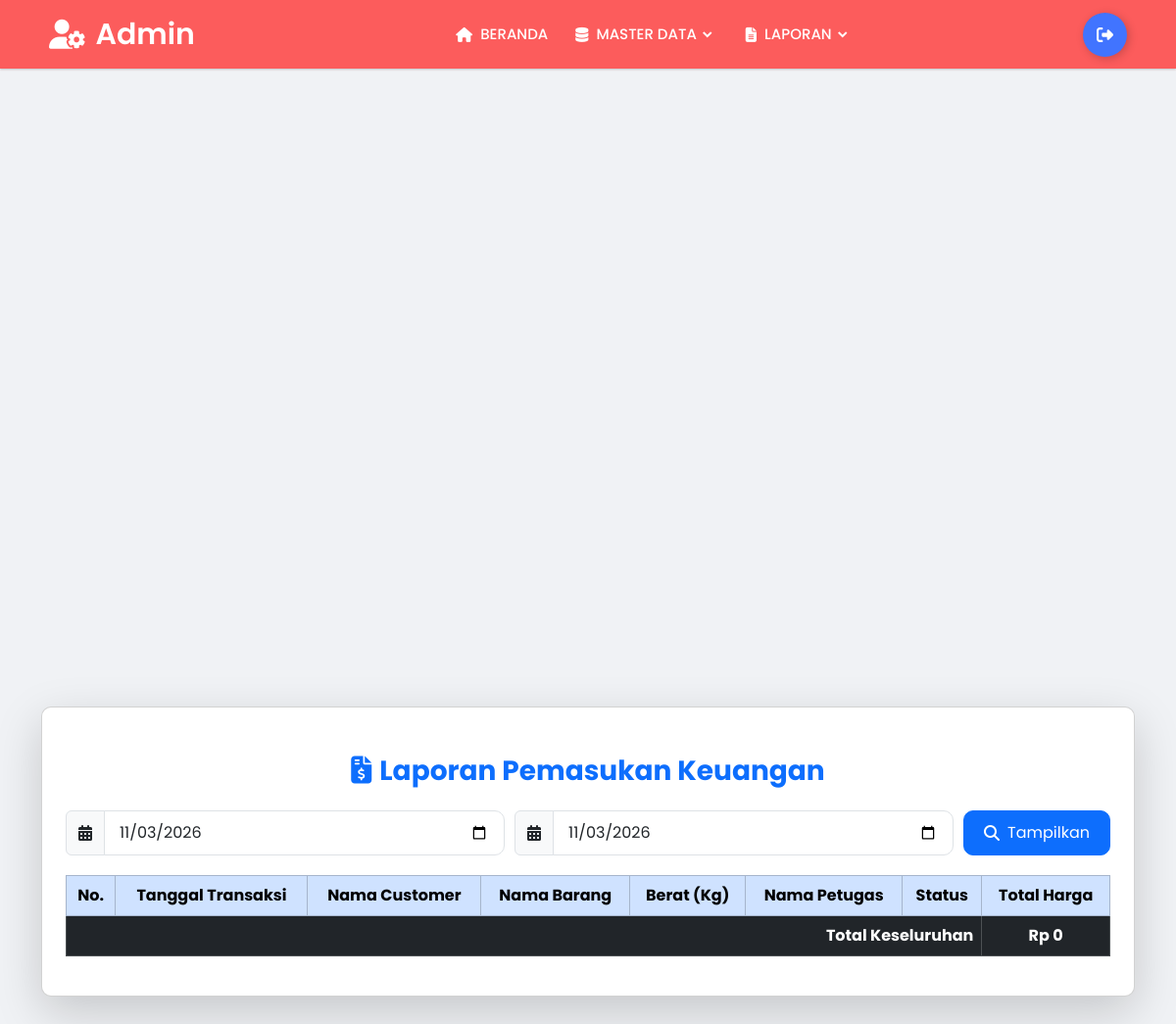
The page /admin/laporan/laporan_pemasukan_keuangan.php (signed in) on the database as committed earlier.
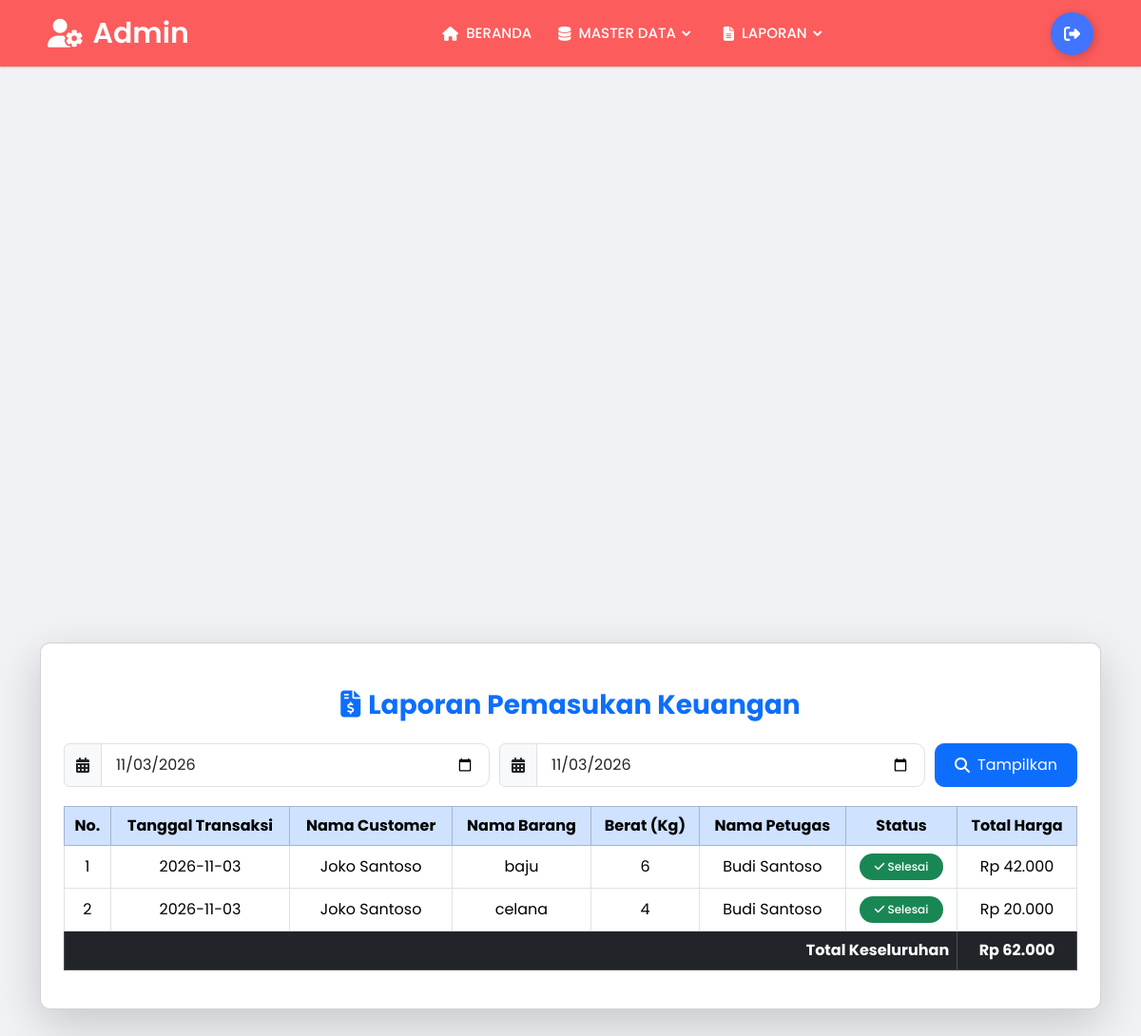
The same page on the database as committed later.
### tables this page shows
CREATE TABLE `detail_transaksi` (
  `id_detail_transaksi` int(11) NOT NULL,
  `berat` float NOT NULL,
  `total_harga` int(11) NOT NULL,
  `id_transaksi` int(11) NOT NULL,
  `id_jenis_cucian` int(11) DEFAULT NULL
);

CREATE TABLE `transaksi` (
  `id_transaksi` int(11) NOT NULL,
  `tgl_transaksi` date NOT NULL,
  `waktu_transaksi` time NOT NULL,
  `status` varchar(50) NOT NULL,
  `status_transaksi` int(11) NOT NULL,
  `id_customer` int(11) NOT NULL,
  `id_petugas` int(11) NOT NULL
);

CREATE TABLE `customer` (
  `id_customer` int(11) NOT NULL,
  `nama_customer` varchar(100) NOT NULL,
  `no_telp` varchar(15) NOT NULL
);

CREATE TABLE `jenis_cucian` (
  `id_jenis_cucian` int(11) NOT NULL,
  `nama_jenis_cucian` varchar(50) NOT NULL,
  `harga` int(11) NOT NULL
);

CREATE TABLE `petugas` (
  `id_petugas` int(11) NOT NULL,
  `nama_petugas` varchar(50) NOT NULL,
  `no_telp` varchar(15) NOT NULL,
  `alamat` text NOT NULL,
  `email` varchar(100) NOT NULL
);

### admin/laporan/laporan_pemasukan_keuangan.php (the view, shortened to what this page needs)
<?php
    include "../include/koneksi.php";
    include "../include/header.php";
    if ($_SESSION['level'] == "admin") {
        include "../include/navbar_admin.php";
        $tgl_awal = date('Y-m-d');
        $tgl_akhir = date('Y-m-d');
?>
<link rel="stylesheet" href="https://cdnjs.cloudflare.com/ajax/libs/font-awesome/6.4.0/css/all.min.css" />
<div class="container mt-5">
    <div class="card shadow-lg p-4">
        <h3 class="text-center text-primary mt-4 mb-4">
            <i class="fa-solid fa-file-invoice-dollar me-2"></i>Laporan Pemasukan Keuangan
        </h3>
        <form action="laporan_pemasukan_keuangan.php" method="GET" class="form-inline">
            <div class="input-group">
                <span class="input-group-text"><i class="fa-solid fa-calendar-alt"></i></span>
                <input type="date" name="tgl_awal" class="form-control" value="<?= $tgl_awal ?>" required>
            </div>
            <div class="input-group">
                <span class="input-group-text"><i class="fa-solid fa-calendar-alt"></i></span>
                <input type="date" name="tgl_akhir" class="form-control" value="<?= $tgl_akhir ?>" required>
            </div>
            <button type="submit" class="btn btn-primary d-flex align-items-center">
                <i class="fa-solid fa-search me-2"></i> Tampilkan
            </button>
        </form>
        <?php
            $sql = "SELECT * FROM detail_transaksi dt
                    INNER JOIN jenis_cucian jc ON dt.id_jenis_cucian = jc.id_jenis_cucian
                    INNER JOIN transaksi tr ON dt.id_transaksi = tr.id_transaksi
                    INNER JOIN customer cs ON tr.id_customer = cs.id_customer
                    INNER JOIN petugas p ON tr.id_petugas = p.id_petugas
                    WHERE tr.status = 'Selesai' AND tgl_transaksi >= '$tgl_awal' AND tgl_transaksi <= '$tgl_akhir'
                    ORDER BY tr.tgl_transaksi DESC";
            $sql_eksekusi = mysqli_query($koneksi, $sql);
        ?>
        <div class="table-responsive">
            <table class="table table-hover table-bordered text-center">
                <thead class="table-primary">
                    <tr>
                        <th>No.</th>
                        <th>Tanggal Transaksi</th>
                        <th>Nama Customer</th>
                        <th>Nama Barang</th>
                        <th>Berat (Kg)</th>
                        <th>Nama Petugas</th>
                        <th>Status</th>
                        <th>Total Harga</th>
                    </tr>
                </thead>
                <tbody>
                    <?php
                        $no = 1;
                        $total_keseluruhan = 0;
                        while ($data = mysqli_fetch_array($sql_eksekusi)) {
                            $total_keseluruhan += $data['total_harga'];
                    ?>
                    <tr>
                        <td><?= $no++; ?></td>
                        <td><?= date('Y-m-d', strtotime($data['tgl_transaksi'])); ?></td>
                        <td><?= $data['nama_customer']; ?></td>
                        <td><?= $data['nama_jenis_cucian']; ?></td>
                        <td><?= $data['berat']; ?></td>
                        <td><?= $data['nama_petugas']; ?></td>
                        <td>
                            <span class="badge bg-success">
                                <i class="fa-solid fa-check"></i> <?= $data['status']; ?>
                            </span>
                        </td>
                        <td class="text-center">Rp <?= number_format($data['total_harga'], 0, ',', '.'); ?></td>
                    </tr>
                    <?php } ?>
                    <tr class="table-dark">
                        <td colspan="7" class="text-end"><strong>Total Keseluruhan</strong></td>
                        <td class="text-center"><strong>Rp <?= number_format($total_keseluruhan, 0, ',', '.'); ?></strong></td>
                    </tr>
                </tbody>
            </table>
        </div>
    </div>
</div>
<?php
        include "../include/footer.php";
    } else {
        header("Location: ../index.php");
        exit();
    }
?>

### admin/include/header.php (shortened to what this page needs)
<!DOCTYPE html>
<html lang="en">
<head>
    <link rel="stylesheet" href="https://cdn.jsdelivr.net/npm/bootstrap@5.3.3/dist/css/bootstrap.min.css">
    <link rel="stylesheet" href="https://cdn.jsdelivr.net/npm/bootstrap-icons@1.11.3/font/bootstrap-icons.min.css">
    <link rel="stylesheet" href="https://cdnjs.cloudflare.com/ajax/libs/font-awesome/6.5.1/css/all.min.css">
    <link href="https://unpkg.com/boxicons@2.0.7/css/boxicons.min.css" rel="stylesheet"/>
</head>
<body>

### admin/include/navbar_admin.php (shortened to what this page needs)
<!DOCTYPE html>
<html lang="en" dir="ltr">
  <head>
    <link rel="stylesheet" href="style.css">
    <link href='https://unpkg.com/boxicons@2.0.7/css/boxicons.min.css' rel='stylesheet'>
    <link href="https://cdnjs.cloudflare.com/ajax/libs/font-awesome/6.0.0-beta3/css/all.min.css" rel="stylesheet">
   </head>
<body>
  <nav>
    <div class="navbar">
      <div class="logo"><a href="#"><i class="fas fa-user-cog"></i> Admin</a></div>
      <div class="nav-links">
        <ul class="links">
        <li><a href="<?= BASE_URL; ?>admin/beranda/index_admin.php"><i class="fas fa-home"></i> BERANDA</a></li>
          <li>
            <a href="#"><i class="fas fa-database"></i> MASTER DATA</a>
            <i class='bx bxs-chevron-down htmlcss-arrow arrow  '></i>
              </li>
            </ul>
          <li>
            <a href="#"><i class="fas fa-file-alt"></i> LAPORAN</a>
            <i class='bx bxs-chevron-down js-arrow arrow '></i>
          </li>
      </div>
      <div class="logout">
        <a href="<?= BASE_URL; ?>admin/logout.php" class="Btn">
          <div class="sign">
          </div>
        </a>
      </div>
    </div>
  </nav>
</body>
</html>

### admin/include/footer.php (shortened to what this page needs)
</body>
</html>

### admin/asset/css/style.css (style rules this page uses)
* { margin: 0; padding: 0; box-sizing: border-box; font-family: "poppins", sans-serif; }
body { display: flex; justify-content: center; align-items: center; min-height: 200vh; background: url(img.jpg) no-repeat; background-size: cover; background-position: center; }

### admin/include/navbar_admin.php (style rules this page uses)
* { margin: 0; padding: 0; box-sizing: border-box; font-family: 'Poppins', sans-serif; }
body { min-height: 100vh; }
nav { position: fixed; top: 0; left: 0; width: 100%; height: 100%; height: 70px; background-color:rgb(252, 92, 92); box-shadow: 0 1px 2px rgba(0, 0, 0, 0.2); z-index: 99; }
nav .navbar { height: 100%; max-width: 1250px; width: 100%; display: flex; align-items: center; justify-content: space-between; margin: auto; padding: 0 50px; }
.navbar .logo a { font-size: 30px; color: #fff; text-decoration: none; font-weight: 600; display: flex; align-items: center; }
.navbar .logo a i { margin-right: 10px; }
nav .navbar .nav-links { line-height: 70px; height: 100%; }
nav .navbar .links { display: flex; }
nav .navbar .links li { position: relative; display: flex; align-items: center; justify-content: space-between; list-style: none; padding: 0 14px; }
nav .navbar .links li a { height: 100%; text-decoration: none; white-space: nowrap; color: #fff; font-size: 15px; font-weight: 500; display: flex; align-items: center; }
nav .navbar .links li a i { margin-right: 8px; }
nav .navbar .links li .arrow { height: 100%; width: 22px; line-height: 70px; text-align: center; display: inline-block; color: #fff; transition: all 0.3s ease; }
.Btn { display: flex; align-items: center; justify-content: flex-start; width: 45px; height: 45px; border: none; border-radius: 50%; cursor: pointer; position: relative; overflow: hidden; transition-duration: .3s; box-shadow: 2px 2px 10px rgba(0, 0, 0, 0.199); background-color: rgb(65, 116, 255); }
.sign { width: 100%; transition-duration: .3s; display: flex; align-items: center; justify-content: center; }
.sign svg { width: 17px; }

### admin/laporan/laporan_pemasukan_keuangan.php (style rules this page uses)
body { padding-top: 70px; background: #f0f2f5; font-family: 'Poppins', sans-serif; }
.card { border-radius: 10px; box-shadow: 0 4px 6px rgba(0,0,0,0.1); margin-top: 20px; }
.card h3 { font-weight: bold; }
.table th, .table td { vertical-align: middle !important; }
.btn i { margin-right: 4px; }
.badge { padding: 0.5rem 1rem; border-radius: 20px; font-weight: 500; }
.text-center { text-align: center !important; }
.form-inline { display: flex; justify-content: center; align-items: center; gap: 10px; margin-bottom: 20px; }
.form-inline .form-control { border-radius: 10px; padding: 10px 15px; }
.form-inline .btn { border-radius: 10px; padding: 10px 20px; }

Rows that differ between the two databases and show on the page:
added detail_transaksi: id_transaksi.tgl_transaksi "2026-11-03", customer.nama_customer "Joko Santoso", id_jenis_cucian.nama_jenis_cucian "baju", berat "6", petugas.nama_petugas "Budi Santoso", id_transaksi.status "Selesai", total_harga "42.000"
added detail_transaksi: id_transaksi.tgl_transaksi "2026-11-03", customer.nama_customer "Joko Santoso", id_jenis_cucian.nama_jenis_cucian "celana", berat "4", petugas.nama_petugas "Budi Santoso", id_transaksi.status "Selesai", total_harga "20.000"
Other text that changed with them:
$total_keseluruhan: "0" → "62.000"
